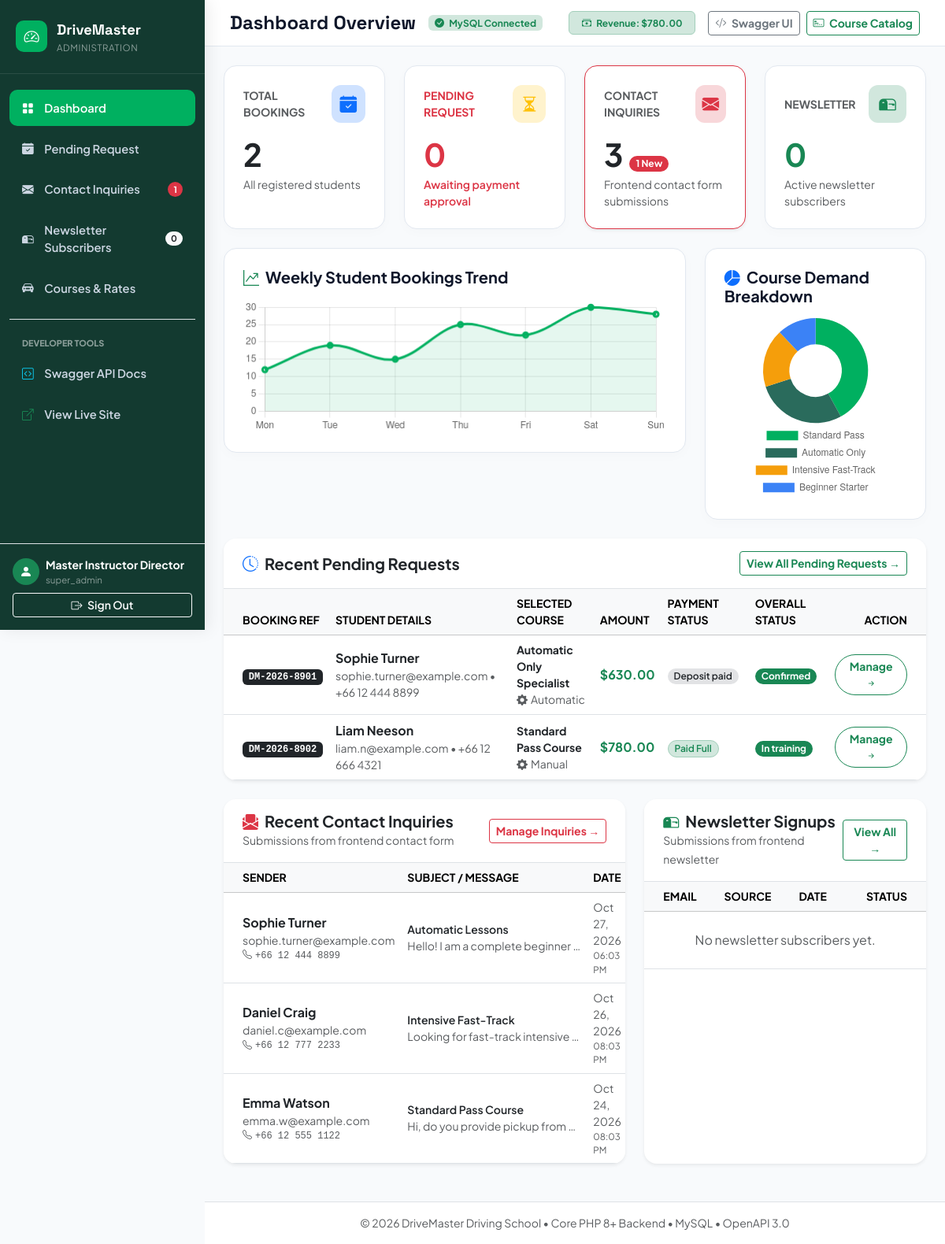
The page /admin/index.php (signed in) on the database its author committed.
### tables this page shows
CREATE TABLE IF NOT EXISTS `enrollments` (
  `id` INT UNSIGNED AUTO_INCREMENT PRIMARY KEY,
  `booking_reference` VARCHAR(20) NOT NULL UNIQUE,
  `student_name` VARCHAR(100) NOT NULL,
  `student_email` VARCHAR(120) NOT NULL,
  `student_phone` VARCHAR(30) NOT NULL,
  `course_id` INT UNSIGNED DEFAULT NULL,
  `course_name` VARCHAR(120) NOT NULL,
  `course_price` DECIMAL(10, 2) NOT NULL DEFAULT 0.00,
  `pickup_address` VARCHAR(200) DEFAULT NULL,
  `preferred_start_date` DATE DEFAULT NULL,
  `preferred_transmission` ENUM('automatic', 'manual', 'either') DEFAULT 'automatic',
  `payment_gateway` VARCHAR(50) DEFAULT 'square',
  `payment_status` VARCHAR(50) DEFAULT 'unpaid',
  `payment_tx_id` VARCHAR(100) DEFAULT NULL,
  `card_last4` VARCHAR(10) DEFAULT NULL,
  `status` ENUM('pending', 'approved_to_pay', 'confirmed', 'in_training', 'completed', 'cancelled') DEFAULT 'pending',
  `admin_notes` TEXT DEFAULT NULL,
  `created_at` TIMESTAMP DEFAULT CURRENT_TIMESTAMP,
  `updated_at` TIMESTAMP DEFAULT CURRENT_TIMESTAMP ON UPDATE CURRENT_TIMESTAMP,
  CONSTRAINT `fk_enrollments_course` FOREIGN KEY (`course_id`) REFERENCES `courses` (`id`) ON DELETE SET NULL,
  INDEX `idx_enrollments_status` (`status`),
  INDEX `idx_enrollments_email` (`student_email`)
);

### admin/index.php (the view, shortened to what the rows shown need)
<?php
require_once __DIR__ . '/../backend/src/Database.php';
require_once __DIR__ . '/../backend/src/Models/Inquiry.php';
require_once __DIR__ . '/../backend/src/Models/Enrollment.php';
require_once __DIR__ . '/../backend/src/Models/Newsletter.php';
$inquiryStats = Inquiry::countByStatus();
$enrollmentStats = Enrollment::countStats();
$recentInquiries = Inquiry::all(['status' => 'all']);
$recentEnrollments = Enrollment::all(['status' => 'all']);
$newsletterCount = Newsletter::count();
?>
<!DOCTYPE html>
<html lang="en">
<head>
  <link rel="stylesheet" href="../assets/vendor/fonts/fonts.css">
  <link rel="stylesheet" href="../assets/vendor/bootstrap/css/bootstrap.min.css">
  <link rel="stylesheet" href="../assets/vendor/bootstrap-icons/bootstrap-icons.min.css">
</head>
<body>
  <aside class="admin-sidebar">
    <ul class="sidebar-nav">
      <li class="sidebar-nav-item">
        <a href="inquiries.php" class="sidebar-nav-link">
          <i class="bi bi-envelope-fill"></i> Contact Inquiries
          <?php if (($inquiryStats['new'] ?? 0) > 0): ?>
            <span class="badge bg-danger ms-auto rounded-pill"><?= $inquiryStats['new'] ?></span>
          <?php endif; ?>
        </a>
      </li>
    </ul>
  </aside>
  <div class="admin-main">
    <div class="p-4 flex-grow-1">
      <div class="row g-4 mb-4">
        <div class="col-xl-3 col-sm-6">
          <a href="enrollments.php" class="text-decoration-none">
            <div class="kpi-card">
              <h2 class="display-6 fw-bold mb-1 text-dark"><?= $enrollmentStats['total_bookings'] ?? 0 ?></h2>
            </div>
          </a>
        </div>
        <div class="col-xl-3 col-sm-6">
          <a href="enrollments.php?filter=square_pending" class="text-decoration-none">
            <div class="kpi-card <?= ($enrollmentStats['square_pending'] ?? 0) > 0 ? 'border-warning shadow-sm' : '' ?>">
              <h2 class="display-6 fw-bold mb-1 text-danger"><?= $enrollmentStats['square_pending'] ?? 0 ?></h2>
            </div>
          </a>
        </div>
        <div class="col-xl-3 col-sm-6">
          <a href="inquiries.php" class="text-decoration-none">
            <div class="kpi-card <?= ($inquiryStats['new'] ?? 0) > 0 ? 'border-danger shadow-sm' : '' ?>">
              <div class="d-flex align-items-baseline gap-2 mb-1">
                <h2 class="display-6 fw-bold mb-0 text-dark"><?= $inquiryStats['total'] ?? count($recentInquiries) ?></h2>
                <?php if (($inquiryStats['new'] ?? 0) > 0): ?>
                  <span class="badge bg-danger rounded-pill px-2 py-1 small"><?= $inquiryStats['new'] ?> New</span>
                <?php endif; ?>
              </div>
            </div>
          </a>
        </div>
        <div class="col-xl-3 col-sm-6">
          <a href="subscribers.php" class="text-decoration-none">
            <div class="kpi-card">
              <h2 class="display-6 fw-bold mb-1 text-success"><?= $newsletterCount ?></h2>
            </div>
          </a>
        </div>
      </div>
      <div class="card border-0 shadow-sm rounded-4 overflow-hidden mb-4">
        <div class="table-responsive">
          <table class="table table-hover align-middle mb-0">
            <thead class="table-light small text-uppercase">
              <tr>
                <th class="ps-4">Booking Ref</th>
                <th>Student Details</th>
                <th>Selected Course</th>
                <th>Amount</th>
                <th>Payment Status</th>
                <th>Overall Status</th>
                <th class="text-end pe-4">Action</th>
              </tr>
            </thead>
            <tbody>
              <?php if (empty($recentEnrollments)): ?>
                <tr>
                  <td colspan="7" class="text-center py-4 text-muted">No student booking requests found.</td>
                </tr>
              <?php else: ?>
                <?php foreach (array_slice($recentEnrollments, 0, 5) as $e):
                  $payStatus = $e['payment_status'] ?? 'unpaid';
                  $isPending = ($payStatus === 'payment_requested');
                  $isPaid = ($payStatus === 'paid_in_full');
                ?>
                  <tr>
                    <td class="ps-4">
                      <span class="badge bg-dark font-monospace"><?= htmlspecialchars($e['booking_reference']) ?></span>
                    </td>
                    <td>
                      <div class="fw-bold text-dark"><?= htmlspecialchars($e['student_name']) ?></div>
                      <div class="small text-muted"><?= htmlspecialchars($e['student_email']) ?> &bull; <?= htmlspecialchars($e['student_phone']) ?></div>
                    </td>
                    <td>
                      <div class="fw-bold text-dark small"><?= htmlspecialchars($e['course_name']) ?></div>
                      <div class="small text-muted"><i class="bi bi-gear-fill me-1"></i><?= ucfirst(htmlspecialchars($e['preferred_transmission'] ?? 'automatic')) ?></div>
                    </td>
                    <td>
                      <span class="fw-bold text-success">$<?= number_format((float)$e['course_price'], 2) ?></span>
                    </td>
                    <td>
                      <?php if ($isPending): ?>
                        <span class="badge bg-warning-subtle text-dark border border-warning-subtle rounded-pill py-1 px-2 fw-semibold">Payment Requested</span>
                      <?php elseif ($isPaid): ?>
                        <span class="badge bg-success-subtle text-success border border-success-subtle rounded-pill py-1 px-2 fw-semibold">Paid Full</span>
                      <?php else: ?>
                        <span class="badge bg-secondary-subtle text-dark rounded-pill py-1 px-2 fw-semibold"><?= ucfirst(str_replace('_', ' ', $payStatus)) ?></span>
                      <?php endif; ?>
                    </td>
                    <td>
                      <span class="badge bg-<?= ($e['status'] === 'confirmed' || $isPaid) ? 'success' : ($isPending ? 'warning text-dark' : 'secondary') ?> rounded-pill px-2 py-1">
                        <?= ucfirst(str_replace('_', ' ', $e['status'] ?? 'pending')) ?>
                      </span>
                    </td>
                    <td class="text-end pe-4">
                      <a href="enrollments.php" class="btn btn-sm btn-outline-success fw-bold rounded-pill px-3 py-1">
                        Manage <i class="bi bi-arrow-right-short"></i>
                      </a>
                    </td>
                  </tr>
                <?php endforeach; ?>
              <?php endif; ?>
            </tbody>
          </table>
        </div>
      </div>
      <div class="row g-4 mb-4">
        <div class="col-lg-7">
          <div class="card border-0 shadow-sm rounded-4 overflow-hidden h-100">
            <div class="table-responsive">
              <table class="table table-hover align-middle mb-0">
                <thead class="table-light small text-uppercase">
                  <tr>
                    <th class="ps-4">Sender</th>
                    <th>Subject / Message</th>
                    <th>Date</th>
                  </tr>
                </thead>
                <tbody>
                  <?php if (empty($recentInquiries)): ?>
                    <tr>
                      <td colspan="5" class="text-center py-4 text-muted">No contact messages received yet.</td>
                    </tr>
                  <?php else: ?>
                    <?php foreach (array_slice($recentInquiries, 0, 5) as $inq): ?>
                      <tr>
                        <td class="ps-4">
                          <div class="fw-bold text-dark"><?= htmlspecialchars($inq['full_name'] ?? $inq['name'] ?? 'Visitor') ?></div>
                          <div class="small text-muted"><?= htmlspecialchars($inq['email'] ?? '') ?></div>
                          <?php if (!empty($inq['phone'])): ?>
                            <div class="small text-muted font-monospace" style="font-size: 0.75rem;"><i class="bi bi-telephone me-1"></i><?= htmlspecialchars($inq['phone']) ?></div>
                          <?php endif; ?>
                        </td>
                        <td>
                          <div class="fw-semibold text-dark small"><?= htmlspecialchars($inq['subject'] ?? 'Website Inquiry') ?></div>
                          <div class="small text-muted text-truncate" style="max-width: 220px;" title="<?= htmlspecialchars($inq['message'] ?? '') ?>">
                            <?= htmlspecialchars($inq['message'] ?? '') ?>
                          </div>
                        </td>
                        <td>
                          <div class="small text-muted"><?= htmlspecialchars(date('M d, Y', strtotime($inq['created_at'] ?? 'now'))) ?></div>
                          <div class="small text-muted" style="font-size: 0.72rem;"><?= htmlspecialchars(date('h:i A', strtotime($inq['created_at'] ?? 'now'))) ?></div>
                        </td>
                      </tr>
                    <?php endforeach; ?>
                  <?php endif; ?>
                </tbody>
              </table>
            </div>
          </div>
        </div>
        <div class="col-lg-5">
          <div class="card border-0 shadow-sm rounded-4 overflow-hidden h-100">
            <div class="table-responsive">
              <table class="table table-hover align-middle mb-0">
                <thead class="table-light small text-uppercase">
                  <tr>
                    <th class="ps-4">Email</th>
                    <th>Source</th>
                    <th>Date</th>
                    <th class="text-end pe-4">Status</th>
                  </tr>
                </thead>
              </table>
            </div>
          </div>
        </div>
      </div>
    </div>
  </div>
  <script>
    // Chart 1: Bookings Timeline
    const ctx1 = document.getElementById('inquiriesChart').getContext('2d');
    new Chart(ctx1, {
      type: 'line',
      data: {
        labels: ['Mon', 'Tue', 'Wed', 'Thu', 'Fri', 'Sat', 'Sun'],
        datasets: [{
          label: 'Student Bookings',
          data: [12, 19, 15, 25, 22, 30, 28],
          borderColor: '#00b060',
          backgroundColor: 'rgba(0, 176, 96, 0.1)',
          fill: true,
          tension: 0.35,
          borderWidth: 3
        }]
      },
      options: {
        responsive: true,
        plugins: { legend: { display: false } },
        scales: { y: { beginAtZero: true } }
      }
    });
    // Chart 2: Course Demand
    const ctx2 = document.getElementById('courseDemandChart').getContext('2d');
    new Chart(ctx2, {
      type: 'doughnut',
      data: {
        labels: ['Standard Pass', 'Automatic Only', 'Intensive Fast-Track', 'Beginner Starter'],
        datasets: [{
          data: [42, 28, 18, 12],
          backgroundColor: ['#00b060', '#2A6B5C', '#f59e0b', '#3b82f6'],
          borderWidth: 0
        }]
      },
      options: {
        responsive: true,
        plugins: { legend: { position: 'bottom' } }
      }
    });
  </script>
</body>
</html>

### rows shown on the page
enrollments: id "1", booking_reference "DM-2026-8901", student_name "Sophie Turner", student_email "sophie.turner@example.com", student_phone "+66 12 444 8899", course_name "Automatic Only Specialist", preferred_transmission "Automatic", course_price "630.00", payment_status "Deposit paid", status "Confirmed", subject "Automatic Lessons", message "Hello! I am a complete beginner…", created_at "Oct 27, 2026", created_at "06:03 PM"
enrollments: booking_reference "DM-2026-8902", student_name "Liam Neeson", student_email "liam.n@example.com", student_phone "+66 12 666 4321", course_name "Standard Pass Course", preferred_transmission "Manual", course_price "780.00", payment_status "Paid Full", status "In training"

### other values the page prints
$newsletterCount "0"
$admin['full_name'] "Master Instructor Director"
$admin['role'] "super_admin"
$enrollmentStats['revenue'] "780.00"
$enrollmentStats['total_bookings'] "2"
$enrollmentStats['square_pending'] "0"
$inquiryStats['total'] "3"
$inq['full_name'] "Daniel Craig"
$inq['email'] "daniel.c@example.com"
$inq['phone'] "+66 12 777 2233"
$inq['subject'] "Intensive Fast-Track"
$inq['message'] "Looking for fast-track intensive…"
date('M d, Y', strtotime($inq['created_at'] ?? 'now')) "Oct 26, 2026"
date('h:i A', strtotime($inq['created_at'] ?? 'now')) "08:03 PM"
$inq['full_name'] "Emma Watson"
